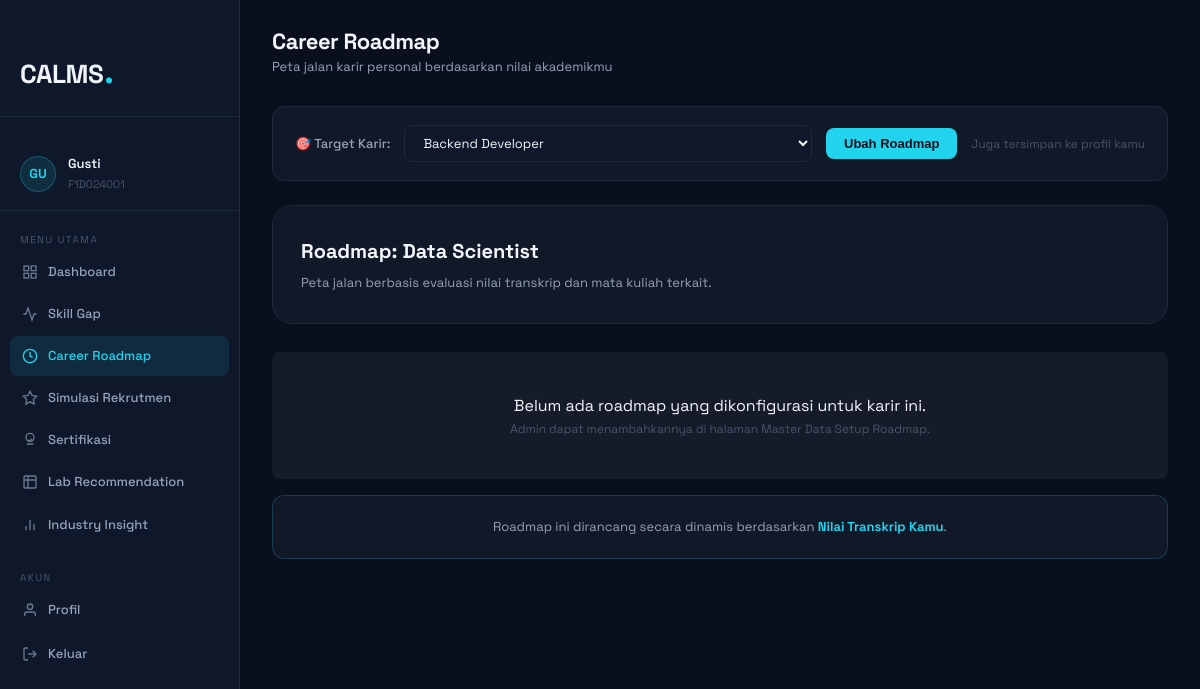
/career_roadmap.php (signed in), run on the app's committed database.
### tables this page shows
CREATE TABLE `mahasiswa_profiles` (
  `id` int(11) NOT NULL AUTO_INCREMENT,
  `user_id` int(11) NOT NULL,
  `nim` varchar(20) NOT NULL,
  `semester` int(11) DEFAULT 1,
  `ipk` decimal(3,2) DEFAULT 0.00,
  `target_career` varchar(100) DEFAULT NULL,
  `bio` text DEFAULT NULL,
  `linkedin_url` varchar(500) DEFAULT NULL,
  `github_url` varchar(500) DEFAULT NULL,
  `created_at` timestamp NOT NULL DEFAULT current_timestamp(),
  `updated_at` timestamp NOT NULL DEFAULT current_timestamp() ON UPDATE current_timestamp(),
  `avatar_path` varchar(255) DEFAULT NULL,
  PRIMARY KEY (`id`),
  UNIQUE KEY `user_id` (`user_id`),
  UNIQUE KEY `nim` (`nim`),
  CONSTRAINT `mahasiswa_profiles_ibfk_1` FOREIGN KEY (`user_id`) REFERENCES `users` (`id`) ON DELETE CASCADE
);

CREATE TABLE `users` (
  `id` int(11) NOT NULL AUTO_INCREMENT,
  `fullname` varchar(255) NOT NULL,
  `email` varchar(255) NOT NULL,
  `password` varchar(255) NOT NULL,
  `role` enum('mahasiswa','dosen','admin') DEFAULT 'mahasiswa',
  `is_active` tinyint(1) DEFAULT 1,
  `created_at` timestamp NOT NULL DEFAULT current_timestamp(),
  PRIMARY KEY (`id`),
  UNIQUE KEY `email` (`email`)
);

### includes/auth_guard.php (called while the page is built, shortened)
<?php
function getCurrentUser(): array {
    return [
        'id'       => $_SESSION['user_id']  ?? null,
        'fullname' => $_SESSION['fullname'] ?? '',
        'email'    => $_SESSION['email']    ?? '',
        'role'     => $_SESSION['role']     ?? '',
    ];
}

### career_roadmap.php (the view, shortened to what this page needs)
<?php
require_once 'includes/auth_guard.php';
$user = getCurrentUser();
$db   = getDB();
$stmt = $db->prepare("SELECT mp.*, u.fullname, u.email FROM mahasiswa_profiles mp JOIN users u ON u.id = mp.user_id WHERE mp.user_id = ?");
$stmt->execute([$user['id']]);
$profile = $stmt->fetch();
$targetCareerName = $profile['target_career'] ?? '';
$stmt = $db->query("SELECT id, position_name FROM career_positions");
$allRoles = $stmt->fetchAll(PDO::FETCH_KEY_PAIR);
$roadmapSteps = [];
$activePage = 'roadmap';
?>
<!DOCTYPE html>
<html lang="id">
<head>
    <link rel="stylesheet" href="style.css">
    <link rel="stylesheet" href="dashboard.css">
</head>
<body class="dashboard-body">
<?php include 'includes/sidebar.php'; ?>
<main class="main-content">
    <div class="topbar">
        <div class="topbar-left">
            <div>
                <h1 class="page-title">Career Roadmap</h1>
                <p class="page-sub">Peta jalan karir personal berdasarkan nilai akademikmu</p>
            </div>
        </div>
    </div>
    <form method="POST" class="career-selector">
        <label>🎯 Target Karir:</label>
        <select name="target_career" class="career-select">
            <?php foreach ($allRoles as $role): ?>
            <option value="<?= htmlspecialchars($role) ?>" <?= $targetCareerName === $role ? 'selected' : '' ?>><?= htmlspecialchars($role) ?></option>
            <?php endforeach; ?>
        </select>
        <button type="submit" name="change_career" class="career-change-btn">Ubah Roadmap</button>
        <span style="font-size:12px;color:var(--text-muted)">Juga tersimpan ke profil kamu</span>
    </form>
    <div class="roadmap-hero">
        <div class="roadmap-hero-left">
            <h2>Roadmap: <?= htmlspecialchars($targetCareerName) ?></h2>
            <p>Peta jalan berbasis evaluasi nilai transkrip dan mata kuliah terkait.</p>
        </div>
    </div>
    <div class="roadmap-timeline">
        <?php if (empty($roadmapSteps)): ?>
            <div style="text-align:center; padding: 40px; background: rgba(255,255,255,0.05); border-radius: 8px;">
                <p>Belum ada roadmap yang dikonfigurasi untuk karir ini.</p>
                <p style="font-size:12px; color:var(--text-muted);">Admin dapat menambahkannya di halaman Master Data Setup Roadmap.</p>
            </div>
        <?php endif; ?>
    </div>
    <div class="timeline-footer" style="margin-top:16px;">
        <p>Roadmap ini dirancang secara dinamis berdasarkan <strong>Nilai Transkrip Kamu</strong>.</p>
    </div>
</main>
</body>
</html>

### includes/sidebar.php (shortened to what this page needs)
<?php
$nav = [
    ['page' => 'dashboard',      'href' => 'dashboard.php',        'label' => 'Dashboard',          'icon' => '<rect x="3" y="3" width="7" height="7"/><rect x="14" y="3" width="7" height="7"/><rect x="3" y="14" width="7" height="7"/><rect x="14" y="14" width="7" height="7"/>'],
    ['page' => 'skill_gap',      'href' => 'skill_gap.php',        'label' => 'Skill Gap',           'icon' => '<polyline points="22 12 18 12 15 21 9 3 6 12 2 12"/>'],
    ['page' => 'roadmap',        'href' => 'career_roadmap.php',   'label' => 'Career Roadmap',      'icon' => '<circle cx="12" cy="12" r="10"/><polyline points="12 6 12 12 16 14"/>'],
    ['page' => 'simulation',     'href' => 'simulation.php',       'label' => 'Simulasi Rekrutmen',  'icon' => '<polygon points="12 2 15.09 8.26 22 9.27 17 14.14 18.18 21.02 12 17.77 5.82 21.02 7 14.14 2 9.27 8.91 8.26 12 2"/>'],
    ['page' => 'certifications', 'href' => 'certifications.php',   'label' => 'Sertifikasi',         'icon' => '<circle cx="12" cy="8" r="6"/><path d="M9 12l2 2 4-4m-8 8h10"/>'],
    ['page' => 'lab',            'href' => 'lab_recommendation.php','label' => 'Lab Recommendation', 'icon' => '<path d="M9 3H5a2 2 0 0 0-2 2v4m6-6h10a2 2 0 0 1 2 2v4M9 3v18m0 0h10a2 2 0 0 0 2-2V9M9 21H5a2 2 0 0 1-2-2V9m0 0h18"/>'],
    ['page' => 'industry',       'href' => 'industry_insight.php', 'label' => 'Industry Insight',    'icon' => '<line x1="18" y1="20" x2="18" y2="10"/><line x1="12" y1="20" x2="12" y2="4"/><line x1="6" y1="20" x2="6" y2="14"/>'],
];
?>
<aside class="sidebar" id="sidebar">
    <div class="sidebar-brand">
        <span class="logo-text">CALMS</span><span class="logo-dot">.</span>
    </div>
    <div class="sidebar-user">
        <?php
        $avatarPath = $profile['avatar_path'] ?? '';
        $avatarFile = $avatarPath ? __DIR__ . '/../' . $avatarPath : '';
        $hasSidebarAvatar = $avatarFile && file_exists($avatarFile);
        ?>
        <?php if ($hasSidebarAvatar): ?>
        <img src="../<?= htmlspecialchars($avatarPath) ?>" alt="Avatar" class="user-avatar" style="object-fit:cover;">
        <?php else: ?>
        <div class="user-avatar"><?= strtoupper(substr($user['fullname'] ?? 'U', 0, 2)) ?></div>
        <?php endif; ?>
        <div class="user-info">
            <strong><?= htmlspecialchars(explode(' ', $user['fullname'] ?? 'User')[0]) ?></strong>
            <span><?= htmlspecialchars($profile['nim'] ?? '-') ?></span>
        </div>
    </div>
    <nav class="sidebar-nav">
        <div class="nav-group-label">Menu Utama</div>
        <?php foreach ($nav as $item): ?>
        <a href="<?= $item['href'] ?>" <?= $activePage === $item['page'] ? 'class="active"' : '' ?>>
            <svg width="16" height="16" fill="none" stroke="currentColor" stroke-width="2" viewBox="0 0 24 24">
                <?= $item['icon'] ?>
            </svg>
            <?= $item['label'] ?>
        </a>
        <?php endforeach; ?>
        <div class="nav-group-label nav-group-label--mt">Akun</div>
        <a href="profile.php" <?= $activePage === 'profile' ? 'class="active"' : '' ?>>
            <svg width="16" height="16" fill="none" stroke="currentColor" stroke-width="2" viewBox="0 0 24 24"><path d="M20 21v-2a4 4 0 0 0-4-4H8a4 4 0 0 0-4 4v2"/><circle cx="12" cy="7" r="4"/></svg>
            Profil
        </a>
        <a href="logout.php" class="nav-logout">
            <svg width="16" height="16" fill="none" stroke="currentColor" stroke-width="2" viewBox="0 0 24 24"><path d="M9 21H5a2 2 0 0 1-2-2V5a2 2 0 0 1 2-2h4"/><polyline points="16 17 21 12 16 7"/><line x1="21" y1="12" x2="9" y2="12"/></svg>
            Keluar
        </a>
    </nav>
</aside>

### style.css (style rules this page uses)
*, *::before, *::after { margin: 0; padding: 0; box-sizing: border-box; }
:root { --bg-primary: #0a0f1e; --bg-secondary: #0f172a; --bg-card: #111827; --bg-card-hover: #1a2540; --border: #1e293b; --border-hover: #334155; --cyan: #22d3ee; --blue: #3b82f6; --green: #10b981; --purple: #a78bfa; --amber: #f59e0b; --red: #f43f5e; --text-primary: #f1f5f9; --text-secondary: #94a3b8; --text-muted: #475569; --font-main: 'Space Grotesk', system-ui, sans-serif; --font-mono: 'JetBrains Mono', monospace; --radius-sm: 8px; --radius-md: 12px; --radius-lg: 20px; --radius-xl: 28px; --transition: 0.25s ease; }
html { scroll-behavior: smooth; }
body { background: var(--bg-primary); color: var(--text-primary); font-family: var(--font-main); font-size: 16px; line-height: 1.7; overflow-x: hidden; }
a { text-decoration: none; color: inherit; }
.logo-text { font-size: 26px; font-weight: 700; color: var(--text-primary); letter-spacing: -0.5px; }
.logo-dot { font-size: 32px; font-weight: 700; color: var(--cyan); line-height: 1; }
.sidebar { width: 260px; background: var(--bg-secondary); border-right: 1px solid var(--border); padding: 28px 0; position: fixed; top: 0; left: 0; bottom: 0; overflow-y: auto; z-index: 50; }
.sidebar-brand { padding: 0 24px 28px; border-bottom: 1px solid var(--border); margin-bottom: 20px; }
.sidebar-nav { padding: 0 12px; }
.sidebar-nav a { display: flex; align-items: center; gap: 10px; padding: 10px 14px; border-radius: var(--radius-sm); font-size: 14px; color: var(--text-secondary); font-weight: 500; transition: var(--transition); margin-bottom: 4px; }
.sidebar-nav a:hover, .sidebar-nav a.active { background: rgba(34, 211, 238, 0.08); color: var(--cyan); }
.main-content { margin-left: 260px; flex: 1; padding: 32px 40px; min-height: 100vh; }

### dashboard.css (style rules this page uses)
.dashboard-body { display: flex; min-height: 100vh; background: var(--bg-primary); }
.sidebar { width: 240px; background: var(--bg-secondary); border-right: 1px solid var(--border); display: flex; flex-direction: column; position: fixed; top: 0; left: 0; bottom: 0; overflow-y: auto; z-index: 50; transition: transform var(--transition); }
.sidebar-brand { display: flex; align-items: baseline; gap: 1px; padding: 24px 20px 20px; border-bottom: 1px solid var(--border); }
.sidebar-user { display: flex; align-items: center; gap: 12px; padding: 16px 20px; border-bottom: 1px solid var(--border); }
.user-avatar { width: 36px; height: 36px; border-radius: 50%; background: rgba(34, 211, 238, 0.12); border: 1px solid rgba(34, 211, 238, 0.25); color: var(--cyan); font-size: 13px; font-weight: 700; display: flex; align-items: center; justify-content: center; flex-shrink: 0; }
.user-info { display: flex; flex-direction: column; overflow: hidden; }
.user-info strong { font-size: 13px; font-weight: 600; white-space: nowrap; overflow: hidden; text-overflow: ellipsis; }
.user-info span { font-size: 11px; color: var(--text-muted); }
.sidebar-nav { padding: 12px 10px; flex: 1; }
.nav-group-label { font-size: 10px; letter-spacing: 1.5px; color: var(--text-muted); padding: 8px 10px 4px; text-transform: uppercase; }
.sidebar-nav a { display: flex; align-items: center; gap: 10px; padding: 9px 12px; border-radius: var(--radius-sm); font-size: 13px; font-weight: 500; color: var(--text-secondary); transition: var(--transition); margin-bottom: 2px; text-decoration: none; }
.sidebar-nav a.active { background: rgba(34, 211, 238, 0.1); color: var(--cyan); }
.sidebar-nav a svg { flex-shrink: 0; opacity: 0.7; }
.sidebar-nav a.active svg, .sidebar-nav a:hover svg { opacity: 1; }
.nav-logout { margin-top: 4px; }
.main-content { margin-left: 240px; flex: 1; padding: 28px 32px; min-height: 100vh; }
.topbar { display: flex; align-items: center; justify-content: space-between; margin-bottom: 28px; flex-wrap: wrap; gap: 12px; }
.topbar-left { display: flex; align-items: center; gap: 16px; }
.page-title { font-size: 22px; font-weight: 700; letter-spacing: -0.5px; line-height: 1.2; }
.page-sub { font-size: 13px; color: var(--text-secondary); margin-top: 2px; }
.nav-group-label--mt { margin-top: 16px; }

### data on the page
mahasiswa_profiles: user.fullname "GU", user.fullname "Gusti", nim "F1D024001", target_career "Data Scientist"

### other printed values
$item['label'] "Dashboard"
$item['label'] "Skill Gap"
$item['label'] "Career Roadmap"
$item['label'] "Simulasi Rekrutmen"
$item['label'] "Sertifikasi"
$item['label'] "Lab Recommendation"
$item['label'] "Industry Insight"
form field target_career "Backend Developer"
